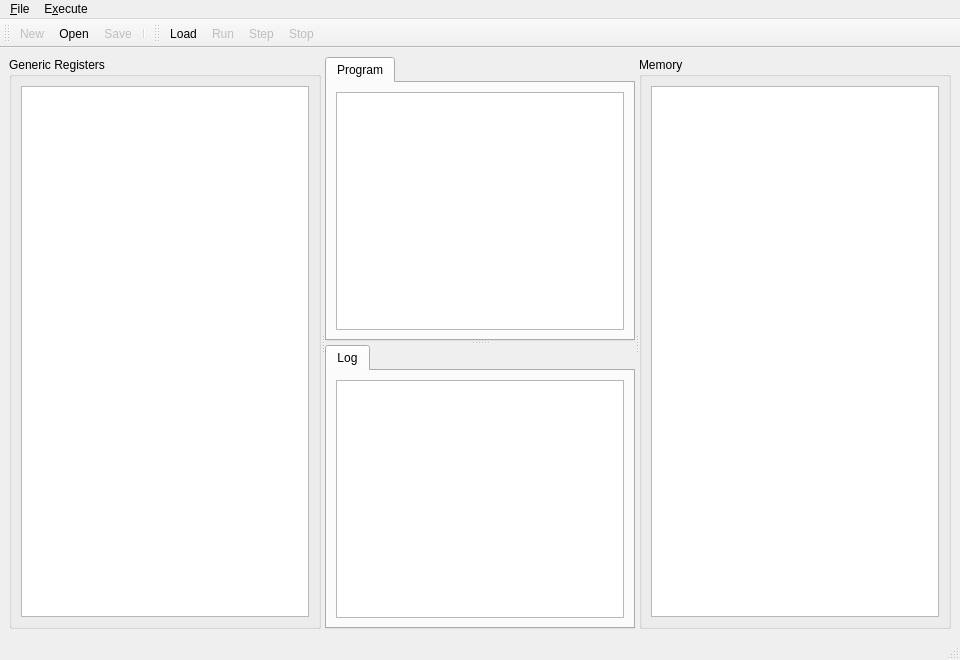
<?xml version="1.0" encoding="UTF-8"?>
<ui version="4.0">
 <class>MainWindow</class>
 <widget class="QMainWindow" name="MainWindow">
  <property name="enabled">
   <bool>true</bool>
  </property>
  <property name="geometry">
   <rect>
    <x>0</x>
    <y>0</y>
    <width>960</width>
    <height>660</height>
   </rect>
  </property>
  <property name="windowTitle">
   <string>8086 Simulator</string>
  </property>
  <property name="windowIcon">
   <iconset theme="cpu">
    <normaloff>.</normaloff>.</iconset>
  </property>
  <widget class="QWidget" name="mainwidget">
   <layout class="QHBoxLayout" name="horizontalLayout">
    <item>
     <widget class="QSplitter" name="mainsplitter">
      <property name="orientation">
       <enum>Qt::Horizontal</enum>
      </property>
      <property name="childrenCollapsible">
       <bool>false</bool>
      </property>
      <widget class="QWidget" name="leftwidget" native="true">
       <layout class="QGridLayout" name="gridLayout_11">
        <item row="0" column="0">
         <widget class="QSplitter" name="leftsplitter">
          <property name="orientation">
           <enum>Qt::Vertical</enum>
          </property>
          <property name="childrenCollapsible">
           <bool>false</bool>
          </property>
          <widget class="QGroupBox" name="grpGenRegs">
           <property name="title">
            <string>Generic Registers</string>
           </property>
           <layout class="QVBoxLayout" name="verticalLayout">
            <item>
             <widget class="QTreeView" name="treeGenericRegs"/>
            </item>
           </layout>
          </widget>
         </widget>
        </item>
       </layout>
      </widget>
      <widget class="QWidget" name="midwidget" native="true">
       <property name="enabled">
        <bool>true</bool>
       </property>
       <layout class="QGridLayout" name="gridLayout_10">
        <item row="0" column="0">
         <widget class="QSplitter" name="middlesplitter">
          <property name="orientation">
           <enum>Qt::Vertical</enum>
          </property>
          <property name="childrenCollapsible">
           <bool>false</bool>
          </property>
          <widget class="QTabWidget" name="mainTabWidget">
           <property name="currentIndex">
            <number>0</number>
           </property>
           <widget class="QWidget" name="tabPrg">
            <attribute name="icon">
             <iconset theme="document-edit">
              <normaloff>.</normaloff>.</iconset>
            </attribute>
            <attribute name="title">
             <string>Program</string>
            </attribute>
            <attribute name="toolTip">
             <string>Assembly code</string>
            </attribute>
            <layout class="QGridLayout" name="gridLayout_5">
             <item row="0" column="0">
              <widget class="CodeEditor" name="asmEdit">
               <property name="font">
                <font>
                 <family>.SF NS Text</family>
                 <pointsize>10</pointsize>
                </font>
               </property>
              </widget>
             </item>
            </layout>
           </widget>
          </widget>
          <widget class="QTabWidget" name="bottomTabWidget">
           <property name="enabled">
            <bool>true</bool>
           </property>
           <widget class="QWidget" name="tabConsole">
            <attribute name="title">
             <string>Log</string>
            </attribute>
            <layout class="QGridLayout" name="gridLayout">
             <item row="0" column="0">
              <widget class="QPlainTextEdit" name="txtConsole">
               <property name="font">
                <font>
                 <family>.SF NS Text</family>
                 <pointsize>10</pointsize>
                </font>
               </property>
               <property name="lineWrapMode">
                <enum>QPlainTextEdit::NoWrap</enum>
               </property>
               <property name="textInteractionFlags">
                <set>Qt::TextSelectableByKeyboard|Qt::TextSelectableByMouse</set>
               </property>
              </widget>
             </item>
            </layout>
           </widget>
          </widget>
         </widget>
        </item>
       </layout>
      </widget>
      <widget class="QWidget" name="rightWidget" native="true">
       <layout class="QGridLayout" name="gridLayout_2">
        <item row="0" column="0">
         <widget class="QSplitter" name="memorySplitter">
          <property name="orientation">
           <enum>Qt::Vertical</enum>
          </property>
          <widget class="QGroupBox" name="grpMemory">
           <property name="title">
            <string>Memory</string>
           </property>
           <layout class="QVBoxLayout" name="verticalLayout_4">
            <item>
             <widget class="QTreeView" name="treeMemory">
              <property name="alternatingRowColors">
               <bool>true</bool>
              </property>
              <property name="rootIsDecorated">
               <bool>false</bool>
              </property>
             </widget>
            </item>
           </layout>
          </widget>
         </widget>
        </item>
       </layout>
      </widget>
     </widget>
    </item>
   </layout>
  </widget>
  <widget class="QMenuBar" name="menubar">
   <property name="geometry">
    <rect>
     <x>0</x>
     <y>0</y>
     <width>960</width>
     <height>22</height>
    </rect>
   </property>
   <widget class="QMenu" name="menuFile">
    <property name="title">
     <string>&amp;File</string>
    </property>
    <addaction name="actionNew"/>
    <addaction name="actionOpen"/>
    <addaction name="actionSave"/>
    <addaction name="separator"/>
    <addaction name="actionQuit"/>
   </widget>
   <widget class="QMenu" name="menuExecute">
    <property name="title">
     <string>E&amp;xecute</string>
    </property>
    <addaction name="actionLoad"/>
    <addaction name="separator"/>
    <addaction name="actionRun"/>
    <addaction name="actionStep"/>
    <addaction name="actionMicrostep "/>
    <addaction name="actionStop"/>
   </widget>
   <addaction name="menuFile"/>
   <addaction name="menuExecute"/>
  </widget>
  <widget class="QStatusBar" name="statusbar"/>
  <widget class="QToolBar" name="toolbarDefault">
   <property name="windowTitle">
    <string>Default bar</string>
   </property>
   <attribute name="toolBarArea">
    <enum>TopToolBarArea</enum>
   </attribute>
   <attribute name="toolBarBreak">
    <bool>false</bool>
   </attribute>
   <addaction name="actionNew"/>
   <addaction name="actionOpen"/>
   <addaction name="actionSave"/>
   <addaction name="separator"/>
  </widget>
  <widget class="QToolBar" name="toolbarRun">
   <property name="windowTitle">
    <string>Execute bar</string>
   </property>
   <property name="toolButtonStyle">
    <enum>Qt::ToolButtonTextBesideIcon</enum>
   </property>
   <attribute name="toolBarArea">
    <enum>TopToolBarArea</enum>
   </attribute>
   <attribute name="toolBarBreak">
    <bool>false</bool>
   </attribute>
   <addaction name="actionLoad"/>
   <addaction name="actionRun"/>
   <addaction name="actionStep"/>
   <addaction name="actionMicrostep "/>
   <addaction name="actionStop"/>
  </widget>
  <action name="actionNew">
   <property name="enabled">
    <bool>false</bool>
   </property>
   <property name="icon">
    <iconset theme="document-new">
     <normaloff>.</normaloff>.</iconset>
   </property>
   <property name="text">
    <string>&amp;New</string>
   </property>
   <property name="toolTip">
    <string>Create a new program</string>
   </property>
   <property name="statusTip">
    <string>Start a new program</string>
   </property>
   <property name="shortcut">
    <string>Ctrl+N</string>
   </property>
  </action>
  <action name="actionOpen">
   <property name="icon">
    <iconset theme="document-open">
     <normaloff>.</normaloff>.</iconset>
   </property>
   <property name="text">
    <string>&amp;Open</string>
   </property>
   <property name="toolTip">
    <string>Open a saved program</string>
   </property>
   <property name="statusTip">
    <string>Choose a new program to view</string>
   </property>
   <property name="shortcut">
    <string>Ctrl+O</string>
   </property>
  </action>
  <action name="actionSave">
   <property name="enabled">
    <bool>false</bool>
   </property>
   <property name="icon">
    <iconset theme="document-save">
     <normaloff>.</normaloff>.</iconset>
   </property>
   <property name="text">
    <string>&amp;Save</string>
   </property>
   <property name="toolTip">
    <string>Save current program</string>
   </property>
   <property name="statusTip">
    <string>Save current program on disk</string>
   </property>
   <property name="shortcut">
    <string>Ctrl+S</string>
   </property>
  </action>
  <action name="actionQuit">
   <property name="icon">
    <iconset theme="application-exit">
     <normaloff>.</normaloff>.</iconset>
   </property>
   <property name="text">
    <string>&amp;Quit</string>
   </property>
   <property name="statusTip">
    <string>Exit from Austro Simulator</string>
   </property>
   <property name="shortcut">
    <string>Ctrl+Q</string>
   </property>
  </action>
  <action name="actionLoad">
   <property name="icon">
    <iconset theme="media-flash">
     <normaloff>.</normaloff>.</iconset>
   </property>
   <property name="text">
    <string>&amp;Load</string>
   </property>
   <property name="toolTip">
    <string>Load program on memory</string>
   </property>
   <property name="statusTip">
    <string>Load current program on simulator's memory</string>
   </property>
   <property name="shortcut">
    <string>Ctrl+L</string>
   </property>
  </action>
  <action name="actionRun">
   <property name="enabled">
    <bool>false</bool>
   </property>
   <property name="icon">
    <iconset theme="system-run">
     <normaloff>.</normaloff>.</iconset>
   </property>
   <property name="text">
    <string>&amp;Run</string>
   </property>
   <property name="toolTip">
    <string>Run all instructions until the end</string>
   </property>
   <property name="statusTip">
    <string>Run whole program</string>
   </property>
   <property name="shortcut">
    <string>F5</string>
   </property>
  </action>
  <action name="actionStep">
   <property name="enabled">
    <bool>false</bool>
   </property>
   <property name="icon">
    <iconset theme="debug-step-over">
     <normaloff>.</normaloff>.</iconset>
   </property>
   <property name="text">
    <string>&amp;Step</string>
   </property>
   <property name="toolTip">
    <string>Step over current instruction</string>
   </property>
   <property name="statusTip">
    <string>Instruction by instruction execution</string>
   </property>
   <property name="shortcut">
    <string>F8</string>
   </property>
  </action>
  <action name="actionMicrostep ">
   <property name="enabled">
    <bool>false</bool>
   </property>
   <property name="icon">
    <iconset theme="debug-step-into">
     <normaloff>.</normaloff>.</iconset>
   </property>
   <property name="text">
    <string>&amp;Micro-step</string>
   </property>
   <property name="toolTip">
    <string>See steps until the end of instruction</string>
   </property>
   <property name="statusTip">
    <string>Show small steps to execute each instruction</string>
   </property>
   <property name="shortcut">
    <string>F9</string>
   </property>
   <property name="visible">
    <bool>false</bool>
   </property>
  </action>
  <action name="actionStop">
   <property name="enabled">
    <bool>false</bool>
   </property>
   <property name="icon">
    <iconset theme="process-stop">
     <normaloff>.</normaloff>.</iconset>
   </property>
   <property name="text">
    <string>St&amp;op</string>
   </property>
   <property name="toolTip">
    <string>Stop the computer execution</string>
   </property>
   <property name="statusTip">
    <string>Stop program execution</string>
   </property>
   <property name="shortcut">
    <string>F10, F10</string>
   </property>
  </action>
  <action name="actionAbout">
   <property name="icon">
    <iconset theme="help-about">
     <normaloff>.</normaloff>.</iconset>
   </property>
   <property name="text">
    <string>&amp;About</string>
   </property>
   <property name="statusTip">
    <string>About Austro Simulator</string>
   </property>
  </action>
  <action name="actionAboutQt">
   <property name="text">
    <string>About &amp;Qt</string>
   </property>
   <property name="statusTip">
    <string>About Qt</string>
   </property>
  </action>
 </widget>
 <customwidgets>
  <customwidget>
   <class>CodeEditor</class>
   <extends>QPlainTextEdit</extends>
   <header>austro/ui/codeeditor.h</header>
  </customwidget>
 </customwidgets>
 <tabstops>
  <tabstop>asmEdit</tabstop>
  <tabstop>treeGenericRegs</tabstop>
  <tabstop>treeMemory</tabstop>
  <tabstop>txtConsole</tabstop>
  <tabstop>mainTabWidget</tabstop>
  <tabstop>bottomTabWidget</tabstop>
 </tabstops>
 <resources/>
 <connections>
  <connection>
   <sender>actionQuit</sender>
   <signal>triggered()</signal>
   <receiver>MainWindow</receiver>
   <slot>close()</slot>
   <hints>
    <hint type="sourcelabel">
     <x>-1</x>
     <y>-1</y>
    </hint>
    <hint type="destinationlabel">
     <x>399</x>
     <y>299</y>
    </hint>
   </hints>
  </connection>
 </connections>
</ui>
